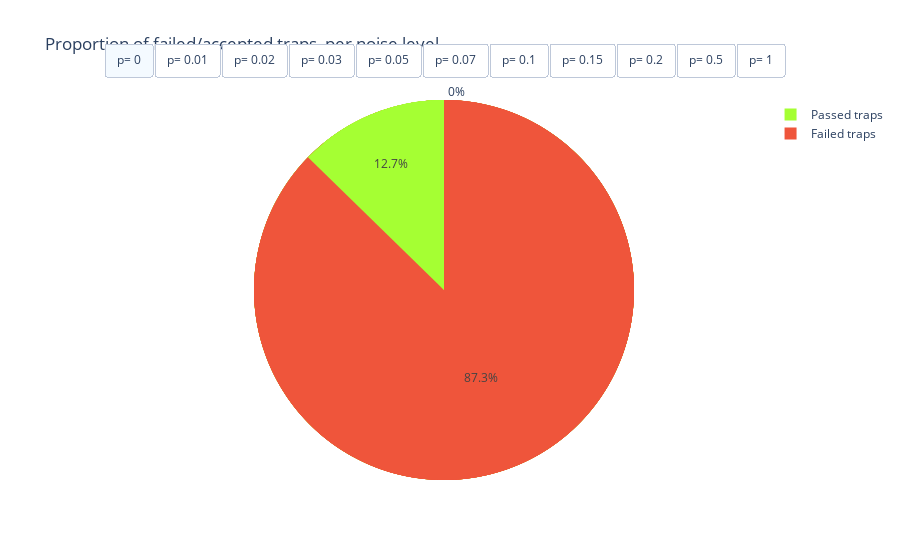

The notebook cell this image was saved under:
### Markdown cell above
### Do we accept these outcomes ??? Plot the portion of failed/passed traps

### Code cell
# Create a list of pie chart traces
fig = go.Figure()
colors = ['#EF553B', '#a5ff33']  # Blue for 'Value', Red for 'Remaining'

for key, value in failed_traps_histograms.items():
    fig.add_trace(go.Pie(
        labels=['Failed traps', 'Passed traps'],
        values=[value, 1 - value],
        marker=dict(colors=colors),
        name=f'Key: {key}'
    ))

# Create fixed buttons for each pie chart
fig.update_layout(
    title="Proportion of failed/accepted traps, per noise level",
    updatemenus=[
        {
            'type': 'buttons',
            'direction': 'right',
            'x': 0.5,  # Horizontal position of the buttons
            'y': 1.15,  # Vertical position above the chart
            'xanchor': 'center',  # Anchor buttons horizontally center
            'buttons': [
                {
                    'label': f'p= {key}',
                    'method': 'update',
                    'args': [{'visible': [i == idx for i in range(len(failed_traps_histograms))]}]
                }
                for idx, key in enumerate(failed_traps_histograms)
            ]
        }
    ]
)

# Set initial visibility (show only the first chart by default)
initial_visibility = [True] + [False] * (len(failed_traps_histograms) - 1)
fig.update_traces(visible=initial_visibility[0])

fig.show()

### Figure 1 — Plotly figure (JSON) as saved in the notebook; plotly's stock layout.template omitted (floating-point values rounded to 4 significant figures)
{"data": [{"labels": ["Failed traps", "Passed traps"], "marker": {"colors": ["#EF553B", "#a5ff33"]}, "name": "Key: 0", "type": "pie", "values": [0, 1], "visible": true}, {"labels": ["Failed traps", "Passed traps"], "marker": {"colors": ["#EF553B", "#a5ff33"]}, "name": "Key: 0.01", "type": "pie", "values": [0.115, 0.885], "visible": true}, {"labels": ["Failed traps", "Passed traps"], "marker": {"colors": ["#EF553B", "#a5ff33"]}, "name": "Key: 0.02", "type": "pie", "values": [0.213, 0.787], "visible": true}, {"labels": ["Failed traps", "Passed traps"], "marker": {"colors": ["#EF553B", "#a5ff33"]}, "name": "Key: 0.03", "type": "pie", "values": [0.3, 0.7], "visible": true}, {"labels": ["Failed traps", "Passed traps"], "marker": {"colors": ["#EF553B", "#a5ff33"]}, "name": "Key: 0.05", "type": "pie", "values": [0.432, 0.568], "visible": true}, {"labels": ["Failed traps", "Passed traps"], "marker": {"colors": ["#EF553B", "#a5ff33"]}, "name": "Key: 0.07", "type": "pie", "values": [0.554, 0.446], "visible": true}, {"labels": ["Failed traps", "Passed traps"], "marker": {"colors": ["#EF553B", "#a5ff33"]}, "name": "Key: 0.1", "type": "pie", "values": [0.669, 0.331], "visible": true}, {"labels": ["Failed traps", "Passed traps"], "marker": {"colors": ["#EF553B", "#a5ff33"]}, "name": "Key: 0.15", "type": "pie", "values": [0.796, 0.204], "visible": true}, {"labels": ["Failed traps", "Passed traps"], "marker": {"colors": ["#EF553B", "#a5ff33"]}, "name": "Key: 0.2", "type": "pie", "values": [0.824, 0.176], "visible": true}, {"labels": ["Failed traps", "Passed traps"], "marker": {"colors": ["#EF553B", "#a5ff33"]}, "name": "Key: 0.5", "type": "pie", "values": [0.891, 0.109], "visible": true}, {"labels": ["Failed traps", "Passed traps"], "marker": {"colors": ["#EF553B", "#a5ff33"]}, "name": "Key: 1", "type": "pie", "values": [0.873, 0.127], "visible": true}], "layout": {"title": {"text": "Proportion of failed/accepted traps, per noise level"}, "updatemenus": [{"buttons": [{"args": [{"visible": [true, false, false, false, false, false, false, false, false, false, false]}], "label": "p= 0", "method": "update"}, {"args": [{"visible": [false, true, false, false, false, false, false, false, false, false, false]}], "label": "p= 0.01", "method": "update"}, {"args": [{"visible": [false, false, true, false, false, false, false, false, false, false, false]}], "label": "p= 0.02", "method": "update"}, {"args": [{"visible": [false, false, false, true, false, false, false, false, false, false, false]}], "label": "p= 0.03", "method": "update"}, {"args": [{"visible": [false, false, false, false, true, false, false, false, false, false, false]}], "label": "p= 0.05", "method": "update"}, {"args": [{"visible": [false, false, false, false, false, true, false, false, false, false, false]}], "label": "p= 0.07", "method": "update"}, {"args": [{"visible": [false, false, false, false, false, false, true, false, false, false, false]}], "label": "p= 0.1", "method": "update"}, {"args": [{"visible": [false, false, false, false, false, false, false, true, false, false, false]}], "label": "p= 0.15", "method": "update"}, {"args": [{"visible": [false, false, false, false, false, false, false, false, true, false, false]}], "label": "p= 0.2", "method": "update"}, {"args": [{"visible": [false, false, false, false, false, false, false, false, false, true, false]}], "label": "p= 0.5", "method": "update"}, {"args": [{"visible": [false, false, false, false, false, false, false, false, false, false, true]}], "label": "p= 1", "method": "update"}], "direction": "right", "type": "buttons", "x": 0.5, "xanchor": "center", "y": 1.15}]}}
